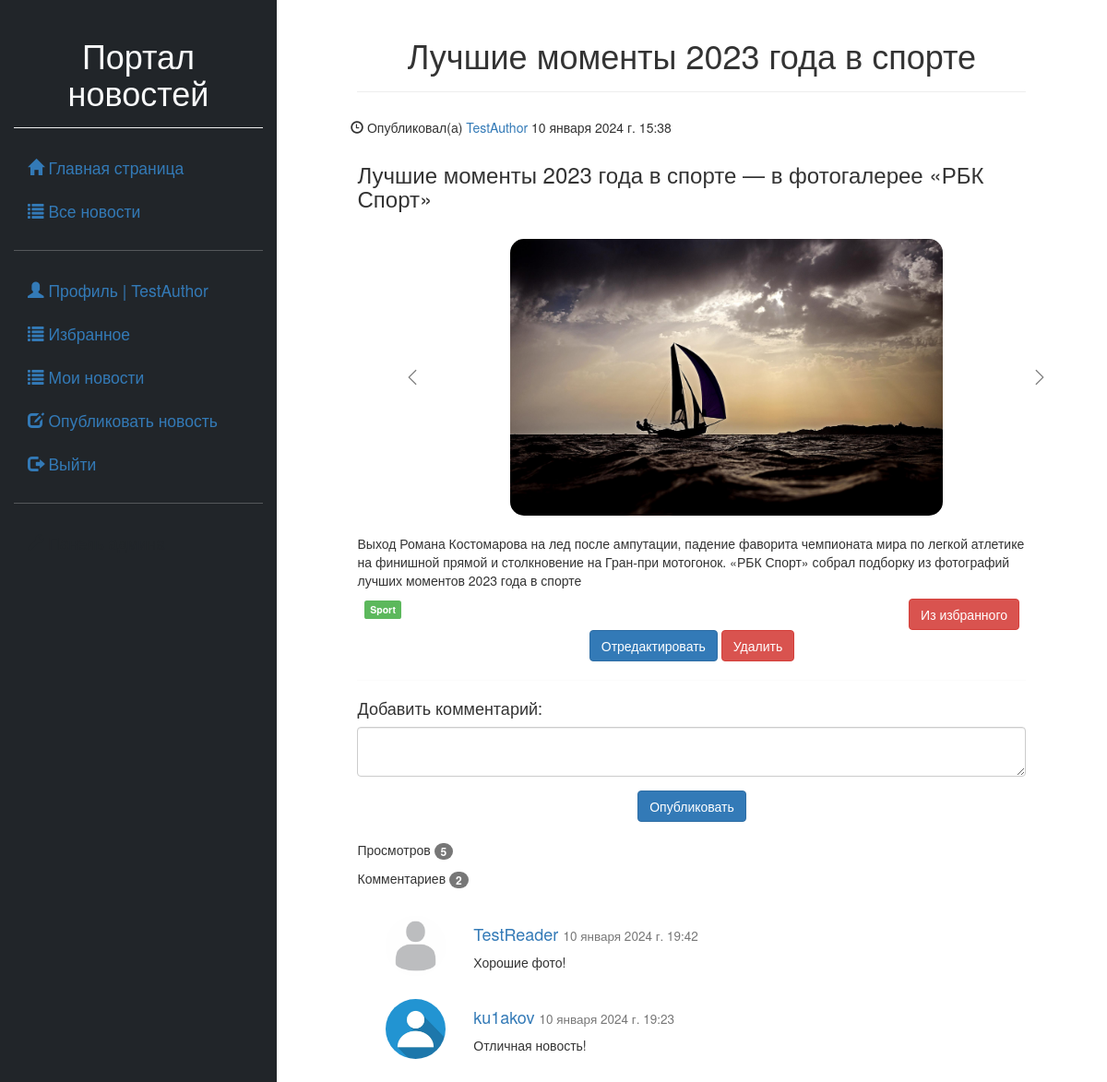
The app's page /news/detail/58 (signed in) with its own data.
### news/models.py (models this page shows, shortened)
class Article(models.Model):
    categories = (('Ec', 'Economy'),
                  ('Sc', 'Science'),
                  ('IT', 'IT'))
    author = models.ForeignKey(User, on_delete=models.SET_NULL, null=True, verbose_name='Автор')
    title = models.CharField('Заголовок', max_length=50, default='')
    anouncement = models.TextField('Аннотация', max_length=250)
    text = models.TextField('Текст новости')
    date = models.DateTimeField('Дата создания', auto_now=True)
    tags = models.ManyToManyField(verbose_name='Тэги', to=Tag, blank=True)
    slug = models.SlugField()
    objects = models.Manager()
    today = Today()
    class Meta:
        ordering = ['title', 'date']
        verbose_name = 'Новость'
        verbose_name_plural = 'Новости'

class Image(models.Model):
    article = models.ForeignKey(Article, on_delete=models.CASCADE, related_name='images')
    title = models.CharField(max_length=50, blank=True, verbose_name='Название')
    image = models.ImageField(upload_to='news_img', verbose_name='Изображение')
    class Meta:
        ordering = ['article', 'title']
        verbose_name = 'Изображение'
        verbose_name_plural = 'Изображения'

class Tag(models.Model):
    title = models.CharField(max_length=80)
    status = models.BooleanField(default=True)
    class Meta:
        ordering = ['title', 'status']
        verbose_name = 'Тэг'
        verbose_name_plural = 'Тэги'

class Comment(models.Model):
    author = models.ForeignKey(User, on_delete=models.CASCADE, null=False)
    article = models.ForeignKey(Article, on_delete=models.CASCADE, null=False, related_name='comments')
    text = models.TextField('Текст комментария')
    date = models.DateTimeField('Время создания', auto_now_add=True)
    class Meta:
        ordering = ['article', 'date']
        verbose_name = 'Комментарий'
        verbose_name_plural = 'Комментарии'

### users/models.py (models this page shows, shortened)
class Profile(models.Model):
    user = models.OneToOneField(User, on_delete=models.CASCADE,
                                primary_key=True, verbose_name='Пользователь')
    nickname = models.CharField(verbose_name='Никнейм', max_length=100)
    birthdate = models.DateField(verbose_name='Дата рождения', blank=True, null=True)
    website = models.URLField(verbose_name='Персональный сайт', blank=True)
    github = models.URLField(verbose_name='Github', blank=True)
    phone = models.CharField(verbose_name='Телефон', max_length=20, blank=True)
    image = models.ImageField(verbose_name='Иконка', default='default_profile.jpg',
                              upload_to='profile_img')
    class Meta:
        verbose_name = 'Профиль'
        verbose_name_plural = 'Профили пользователей'

### news/views.py (the view, shortened to what this page needs)
# urls.py: path('detail/<int:id>', views.news_detail, name='news_detail'),
def news_detail(request, id):
    article = Article.objects.select_related('author').get(id=id)
    comments = Comment.objects.select_related('author').filter(article=article).order_by('-date')
    images = Image.objects.filter(article=article)
    ip = get_ip(request)
    user = request.user if request.user.id else None
    ViewCount.objects.get_or_create(article=article, ip=ip, user=user)
    if request.user.id:
        favorites = FavoriteArticle.objects.filter(user=request.user)
        fav_list = [0]
        for el in favorites:
            fav_list.append(el.article_id)
    else:
        fav_list = None
    context = {'article': article,
               'comments': comments,
               'images': images,
               'favorites': fav_list}
    return render(request, 'news/news.html', context)

### news/utils.py (called while the page is built)
def get_ip(request):
    http_xff = request.META.get('HTTP_X_FORWARDED_FOR')
    if http_xff:
        ip = http_xff.split(',')[0]
    else:
        ip = request.META.get('REMOTE_ADDR')
    return ip

### news/templates/news/news.html (shortened to what this page needs)
{% extends 'first/base.html' %}
{% load static %}
{% block content %}
<div class="page-header text-center">
    <h1> {{ article.title }}</h1>
</div>
<div>
    <div class="row">
        <div class="text-start">
            <h5>
                <span class="glyphicon glyphicon-time"></span>
                {% if article.author %}
                Опубликовал(а) <a href="{% url 'profile' article.author.id %}">{{ article.author }}</a>
                {% else %}
                Опубликовано
                {% endif %}
                {{ article.date }}
            </h5>
        </div>
    </div>
    <h3>{{ article.anouncement }} </h3>
    <br>
    <div class="row text-center">
        <div class="container-fluid">
            <div id="demo" class="carousel carousel-dark slide" data-bs-ride="carousel"
                 style="height: 300px; width: 100vh;">
                <div class="carousel-inner">
                    {% for image in article.images.all %}
                    <div class="carousel-item {% if forloop.counter == 1 %} active {% endif %}">
                        <img src="{{ image.image.url }}"
                             style="margin:auto; height:300px; width:auto; border-radius:15px;">
                    </div>
                    {% endfor %}
                </div>
                {% if article.images.count > 1 %}
                <button class="carousel-control-prev" type="button" data-bs-target="#demo" data-bs-slide="prev">
                    <span class="carousel-control-prev-icon"></span>
                </button>
                <button class="carousel-control-next" type="button" data-bs-target="#demo" data-bs-slide="next">
                    <span class="carousel-control-next-icon"></span>
                </button>
                {% endif %}
            </div>
        </div>
    </div>
    <br>
    <p> {{ article.text }} </p>
    <div class="container-fluid">
        <div class="row justify-content-between">
            <div class="col-6">
                {% for tag in article.tags.all %}
                <td>
                    <a href="{% url 'news_search' 'tags' tag.id %}">
                        <span class="label label-success">{{ tag.title }}</span>
                    </a>
                </td>
                {% endfor %}
            </div>
            <div class="col-6 text-end">
                {% if favorites %}
                <a href="{% url 'favorites' article.id %}">
                    {% if article.id in favorites %}
                    <button type="button" class="btn btn-danger">Из избранного</button>
                    {% else %}
                    <button type="button" class="btn btn-success">В избранное</button>
                    {% endif %}
                </a>
                {% endif %}
            </div>
        </div>
    </div>
    {% if request.user == article.author or request.user.is_staff %}
    <div class="text-center">
        <a class="btn btn-primary" href="{% url 'news_update' article.pk %}">Отредактировать</a>
        <a class="btn btn-danger" href="{% url 'news_delete' article.pk %}">Удалить</a>
    </div>
    {% endif %}
    <hr>
    {% if request.user.id %}
    <h4>Добавить комментарий:</h4>
    <form role="form" method="post">
        <div class="form-group">
            <textarea class="form-control" rows="2" required name="text" minlength="10"></textarea>
        </div>
        <div class="text-center">
            <button type="submit" class="btn btn-primary">Опубликовать</button>
        </div>
    </form>
    {% endif %}
    <br>
    <p>Просмотров <span class="badge"> {{ article.views.count }} </span></p>
    <p>Комментариев <span class="badge"> {{ comments.count }} </span></p><br>
</div>
<div class="row">
    {% for comment in comments %}
    <div class="col-sm-2 text-end">
        <img src="{{ comment.author.profile.image.url }}" class="img-circle" height="65" width="65"
             alt="Profile image">
    </div>
    <div class="col-sm-10">
        <h4>
            <a href="{% url 'profile' comment.author.id %}">{{ comment.author }}</a>
            <small> {{ comment.date }} </small></h4>
        <p> {{ comment.text }} </p><br>
    </div>
    {% endfor %}
</div>
{% endblock %}

### first/templates/first/sidebar.html (shortened to what this page needs)
<div class="page-header text-center">
    <h1>Портал новостей</h1>
</div>
<ul class="nav nav-pills nav-stacked flex-sm-column fs-3">
    <li>
        <a class="nav-item" href="{% url 'home_index' %}">
            <i class="glyphicon glyphicon-home active"></i>
            Главная страница</a>
    </li>
    <li>
        <a class="nav-item" href="{% url 'news_index' %}">
            <i class="glyphicon glyphicon-list"></i>
            Все новости</a>
    </li>
    <hr>
    {% if not request.user.id %}
    <li><a class="nav-item" href="{% url 'register' %}">
        <i class="glyphicon glyphicon-check"></i>
        Регистрация</a></li>
    <li><a class="nav-item" href="{% url 'login' %}">
        <i class="glyphicon glyphicon-log-in"></i>
        Войти</a></li>
    {% else %}
    <li><a class="nav-item" href="{% url 'profile' request.user.id %}">
        <i class="glyphicon glyphicon-user"></i>
        Профиль | {{ request.user }}</a>
    </li>
    <li><a class="nav-item" href="{% url 'news_search' 'bookmark' request.user.id %}">
        <i class="glyphicon glyphicon-list"></i>
        Избранное</a>
    </li>
    {% if user.groups.first.name == 'Author' or request.user.is_staff %}
    <li><a class="nav-item" href="{% url 'news_search' 'author' request.user.id %}">
        <i class="glyphicon glyphicon-list"></i>
        Мои новости</a>
    </li>
    <li><a class="nav-item" href="{% url 'news_add' %}">
        <i class="glyphicon glyphicon-edit"></i>
        Опубликовать новость</a>
    </li>
    {% endif %}
    <li><a class="nav-item" href="{% url 'logout' %}">
        <i class="glyphicon glyphicon-log-out"></i>
        Выйти</a>
    </li>
    {% endif %}
    <hr>
    <li>
        <a {% if not request.user.is_staff %} class="nav-link disabled" {% endif %} href="/admin/">
            <i class="glyphicon glyphicon-wrench"></i>
            Панель админа</a>
    </li>
</ul>

### records on screen
Article: title "Лучшие моменты 2023 года в спорте", author "TestAuthor", date "10 января 2024 г. 15:38", anouncement "Лучшие моменты 2023 года в спорте — в фотогалерее «РБК Спорт»", text "Выход Романа Костомарова на лед после ампутации, падение фаворита чемпионата мира по легкой атлетике на финишной прямой и столкновение на Гран-при мотогонок. «РБК Спорт» собрал подборку из фотографий лучших моментов 2023 года в спорте", views.count "5"
Image: image (picture)
Tag: title "Sport"
Comment: author.profile.image (placeholder picture), author "TestReader", date "10 января 2024 г. 19:42", text "Хорошие фото!"
Comment: author.profile.image (placeholder picture), author "ku1akov", date "10 января 2024 г. 19:23", text "Отличная новость!"

### other values on screen
{{ request.user }} "TestAuthor"
{{ comments.count }} "2"
